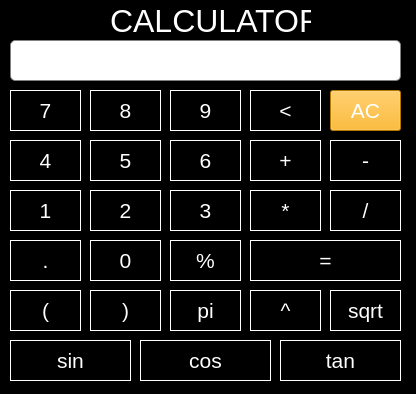
<?xml version="1.0" encoding="UTF-8"?>
<ui version="4.0">
 <class>Form</class>
 <widget class="QWidget" name="Form">
  <property name="geometry">
   <rect>
    <x>0</x>
    <y>0</y>
    <width>416</width>
    <height>394</height>
   </rect>
  </property>
  <property name="windowTitle">
   <string>Form</string>
  </property>
  <property name="styleSheet">
   <string notr="true">background-color: rgb(0, 0, 0);
color: rgb(255, 255, 255);</string>
  </property>
  <widget class="QLabel" name="label">
   <property name="geometry">
    <rect>
     <x>110</x>
     <y>0</y>
     <width>201</width>
     <height>41</height>
    </rect>
   </property>
   <property name="font">
    <font>
     <pointsize>24</pointsize>
    </font>
   </property>
   <property name="text">
    <string>CALCULATOR</string>
   </property>
  </widget>
  <widget class="QPushButton" name="btn_3">
   <property name="geometry">
    <rect>
     <x>170</x>
     <y>190</y>
     <width>71</width>
     <height>41</height>
    </rect>
   </property>
   <property name="font">
    <font>
     <pointsize>16</pointsize>
    </font>
   </property>
   <property name="styleSheet">
    <string notr="true">border: 1px solid white;</string>
   </property>
   <property name="text">
    <string>3</string>
   </property>
  </widget>
  <widget class="QPushButton" name="btn_6">
   <property name="geometry">
    <rect>
     <x>170</x>
     <y>140</y>
     <width>71</width>
     <height>41</height>
    </rect>
   </property>
   <property name="font">
    <font>
     <pointsize>16</pointsize>
    </font>
   </property>
   <property name="styleSheet">
    <string notr="true">border: 1px solid white;</string>
   </property>
   <property name="text">
    <string>6</string>
   </property>
  </widget>
  <widget class="QPushButton" name="btn_7">
   <property name="geometry">
    <rect>
     <x>10</x>
     <y>90</y>
     <width>71</width>
     <height>41</height>
    </rect>
   </property>
   <property name="font">
    <font>
     <pointsize>16</pointsize>
    </font>
   </property>
   <property name="styleSheet">
    <string notr="true">border: 1px solid white;</string>
   </property>
   <property name="text">
    <string>7</string>
   </property>
  </widget>
  <widget class="QPushButton" name="btn_multiply">
   <property name="geometry">
    <rect>
     <x>250</x>
     <y>190</y>
     <width>71</width>
     <height>41</height>
    </rect>
   </property>
   <property name="font">
    <font>
     <pointsize>16</pointsize>
    </font>
   </property>
   <property name="styleSheet">
    <string notr="true">border: 1px solid white;
</string>
   </property>
   <property name="text">
    <string>*</string>
   </property>
  </widget>
  <widget class="QPushButton" name="btn_0">
   <property name="geometry">
    <rect>
     <x>90</x>
     <y>240</y>
     <width>71</width>
     <height>41</height>
    </rect>
   </property>
   <property name="font">
    <font>
     <pointsize>16</pointsize>
    </font>
   </property>
   <property name="styleSheet">
    <string notr="true">border: 1px solid white;
</string>
   </property>
   <property name="text">
    <string>0</string>
   </property>
  </widget>
  <widget class="QPushButton" name="btn_add">
   <property name="geometry">
    <rect>
     <x>250</x>
     <y>140</y>
     <width>71</width>
     <height>41</height>
    </rect>
   </property>
   <property name="font">
    <font>
     <pointsize>16</pointsize>
    </font>
   </property>
   <property name="styleSheet">
    <string notr="true">border: 1px solid white;</string>
   </property>
   <property name="text">
    <string>+</string>
   </property>
  </widget>
  <widget class="QPushButton" name="btn_equal">
   <property name="geometry">
    <rect>
     <x>250</x>
     <y>240</y>
     <width>151</width>
     <height>41</height>
    </rect>
   </property>
   <property name="font">
    <font>
     <pointsize>16</pointsize>
    </font>
   </property>
   <property name="styleSheet">
    <string notr="true">border: 1px solid white;</string>
   </property>
   <property name="text">
    <string>=</string>
   </property>
  </widget>
  <widget class="QPushButton" name="btn_delete">
   <property name="geometry">
    <rect>
     <x>250</x>
     <y>90</y>
     <width>71</width>
     <height>41</height>
    </rect>
   </property>
   <property name="font">
    <font>
     <pointsize>16</pointsize>
    </font>
   </property>
   <property name="styleSheet">
    <string notr="true">border: 1px solid white;</string>
   </property>
   <property name="text">
    <string>&lt;</string>
   </property>
  </widget>
  <widget class="QPushButton" name="btn_2">
   <property name="geometry">
    <rect>
     <x>90</x>
     <y>190</y>
     <width>71</width>
     <height>41</height>
    </rect>
   </property>
   <property name="font">
    <font>
     <pointsize>16</pointsize>
    </font>
   </property>
   <property name="styleSheet">
    <string notr="true">border: 1px solid white;</string>
   </property>
   <property name="text">
    <string>2</string>
   </property>
  </widget>
  <widget class="QPushButton" name="btn_5">
   <property name="geometry">
    <rect>
     <x>90</x>
     <y>140</y>
     <width>71</width>
     <height>41</height>
    </rect>
   </property>
   <property name="font">
    <font>
     <pointsize>16</pointsize>
    </font>
   </property>
   <property name="styleSheet">
    <string notr="true">border: 1px solid white;</string>
   </property>
   <property name="text">
    <string>5</string>
   </property>
  </widget>
  <widget class="QPushButton" name="btn_9">
   <property name="geometry">
    <rect>
     <x>170</x>
     <y>90</y>
     <width>71</width>
     <height>41</height>
    </rect>
   </property>
   <property name="font">
    <font>
     <pointsize>16</pointsize>
    </font>
   </property>
   <property name="styleSheet">
    <string notr="true">border: 1px solid white;</string>
   </property>
   <property name="text">
    <string>9</string>
   </property>
  </widget>
  <widget class="QLineEdit" name="lineEdit">
   <property name="geometry">
    <rect>
     <x>10</x>
     <y>40</y>
     <width>391</width>
     <height>41</height>
    </rect>
   </property>
   <property name="styleSheet">
    <string notr="true">background-color: rgb(255, 255, 255);
color: rgb(0, 0, 0);
border-radius: 5px;
border: 1px solid gray;</string>
   </property>
  </widget>
  <widget class="QPushButton" name="btn_8">
   <property name="geometry">
    <rect>
     <x>90</x>
     <y>90</y>
     <width>71</width>
     <height>41</height>
    </rect>
   </property>
   <property name="font">
    <font>
     <pointsize>16</pointsize>
    </font>
   </property>
   <property name="styleSheet">
    <string notr="true">border: 1px solid white;</string>
   </property>
   <property name="text">
    <string>8</string>
   </property>
  </widget>
  <widget class="QPushButton" name="btn_4">
   <property name="geometry">
    <rect>
     <x>10</x>
     <y>140</y>
     <width>71</width>
     <height>41</height>
    </rect>
   </property>
   <property name="font">
    <font>
     <pointsize>16</pointsize>
    </font>
   </property>
   <property name="styleSheet">
    <string notr="true">border: 1px solid white;</string>
   </property>
   <property name="text">
    <string>4</string>
   </property>
  </widget>
  <widget class="QPushButton" name="btn_1">
   <property name="geometry">
    <rect>
     <x>10</x>
     <y>190</y>
     <width>71</width>
     <height>41</height>
    </rect>
   </property>
   <property name="font">
    <font>
     <pointsize>16</pointsize>
    </font>
   </property>
   <property name="styleSheet">
    <string notr="true">border: 1px solid white;</string>
   </property>
   <property name="text">
    <string>1</string>
   </property>
  </widget>
  <widget class="QPushButton" name="btn_dot">
   <property name="geometry">
    <rect>
     <x>10</x>
     <y>240</y>
     <width>71</width>
     <height>41</height>
    </rect>
   </property>
   <property name="font">
    <font>
     <pointsize>16</pointsize>
    </font>
   </property>
   <property name="styleSheet">
    <string notr="true">border: 1px solid white;</string>
   </property>
   <property name="text">
    <string>.</string>
   </property>
  </widget>
  <widget class="QPushButton" name="btn_reset">
   <property name="geometry">
    <rect>
     <x>330</x>
     <y>90</y>
     <width>71</width>
     <height>41</height>
    </rect>
   </property>
   <property name="font">
    <font>
     <pointsize>16</pointsize>
    </font>
   </property>
   <property name="styleSheet">
    <string notr="true">background-color: rgb(255, 170, 0);</string>
   </property>
   <property name="text">
    <string>AC</string>
   </property>
  </widget>
  <widget class="QPushButton" name="btn_divide">
   <property name="geometry">
    <rect>
     <x>330</x>
     <y>190</y>
     <width>71</width>
     <height>41</height>
    </rect>
   </property>
   <property name="font">
    <font>
     <pointsize>16</pointsize>
    </font>
   </property>
   <property name="styleSheet">
    <string notr="true">border: 1px solid white;</string>
   </property>
   <property name="text">
    <string>/</string>
   </property>
  </widget>
  <widget class="QPushButton" name="btn_minus">
   <property name="geometry">
    <rect>
     <x>330</x>
     <y>140</y>
     <width>71</width>
     <height>41</height>
    </rect>
   </property>
   <property name="font">
    <font>
     <pointsize>16</pointsize>
    </font>
   </property>
   <property name="styleSheet">
    <string notr="true">border: 1px solid white;</string>
   </property>
   <property name="text">
    <string>-</string>
   </property>
  </widget>
  <widget class="QPushButton" name="btn_mod">
   <property name="geometry">
    <rect>
     <x>170</x>
     <y>240</y>
     <width>71</width>
     <height>41</height>
    </rect>
   </property>
   <property name="font">
    <font>
     <pointsize>16</pointsize>
    </font>
   </property>
   <property name="styleSheet">
    <string notr="true">border: 1px solid white;</string>
   </property>
   <property name="text">
    <string>%</string>
   </property>
  </widget>
  <widget class="QPushButton" name="btn_cos">
   <property name="geometry">
    <rect>
     <x>140</x>
     <y>340</y>
     <width>131</width>
     <height>41</height>
    </rect>
   </property>
   <property name="font">
    <font>
     <pointsize>16</pointsize>
    </font>
   </property>
   <property name="styleSheet">
    <string notr="true">border: 1px solid white;</string>
   </property>
   <property name="text">
    <string>cos</string>
   </property>
  </widget>
  <widget class="QPushButton" name="btn_tan">
   <property name="geometry">
    <rect>
     <x>280</x>
     <y>340</y>
     <width>121</width>
     <height>41</height>
    </rect>
   </property>
   <property name="font">
    <font>
     <pointsize>16</pointsize>
    </font>
   </property>
   <property name="styleSheet">
    <string notr="true">border: 1px solid white;</string>
   </property>
   <property name="text">
    <string>tan</string>
   </property>
  </widget>
  <widget class="QPushButton" name="btn_sin">
   <property name="geometry">
    <rect>
     <x>10</x>
     <y>340</y>
     <width>121</width>
     <height>41</height>
    </rect>
   </property>
   <property name="font">
    <font>
     <pointsize>16</pointsize>
    </font>
   </property>
   <property name="styleSheet">
    <string notr="true">border: 1px solid white;</string>
   </property>
   <property name="text">
    <string>sin</string>
   </property>
  </widget>
  <widget class="QPushButton" name="btn_pi">
   <property name="geometry">
    <rect>
     <x>170</x>
     <y>290</y>
     <width>71</width>
     <height>41</height>
    </rect>
   </property>
   <property name="font">
    <font>
     <pointsize>16</pointsize>
    </font>
   </property>
   <property name="styleSheet">
    <string notr="true">border-color: rgb(255, 255, 255);
border: 1px solid white;</string>
   </property>
   <property name="text">
    <string>pi</string>
   </property>
  </widget>
  <widget class="QPushButton" name="btn_sqrt">
   <property name="geometry">
    <rect>
     <x>330</x>
     <y>290</y>
     <width>71</width>
     <height>41</height>
    </rect>
   </property>
   <property name="font">
    <font>
     <pointsize>16</pointsize>
    </font>
   </property>
   <property name="styleSheet">
    <string notr="true">border: 1px solid white;</string>
   </property>
   <property name="text">
    <string>sqrt</string>
   </property>
  </widget>
  <widget class="QPushButton" name="btn_curly_close">
   <property name="geometry">
    <rect>
     <x>90</x>
     <y>290</y>
     <width>71</width>
     <height>41</height>
    </rect>
   </property>
   <property name="font">
    <font>
     <pointsize>16</pointsize>
    </font>
   </property>
   <property name="styleSheet">
    <string notr="true">border: 1px solid white;</string>
   </property>
   <property name="text">
    <string>)</string>
   </property>
  </widget>
  <widget class="QPushButton" name="btn_curly_open">
   <property name="geometry">
    <rect>
     <x>10</x>
     <y>290</y>
     <width>71</width>
     <height>41</height>
    </rect>
   </property>
   <property name="font">
    <font>
     <pointsize>16</pointsize>
    </font>
   </property>
   <property name="styleSheet">
    <string notr="true">border: 1px solid white;</string>
   </property>
   <property name="text">
    <string>(</string>
   </property>
  </widget>
  <widget class="QPushButton" name="btn_pow">
   <property name="geometry">
    <rect>
     <x>250</x>
     <y>290</y>
     <width>71</width>
     <height>41</height>
    </rect>
   </property>
   <property name="font">
    <font>
     <pointsize>16</pointsize>
    </font>
   </property>
   <property name="styleSheet">
    <string notr="true">border-color: rgb(255, 255, 255);
border: 1px solid white;</string>
   </property>
   <property name="text">
    <string>^</string>
   </property>
  </widget>
 </widget>
 <resources/>
 <connections/>
</ui>
